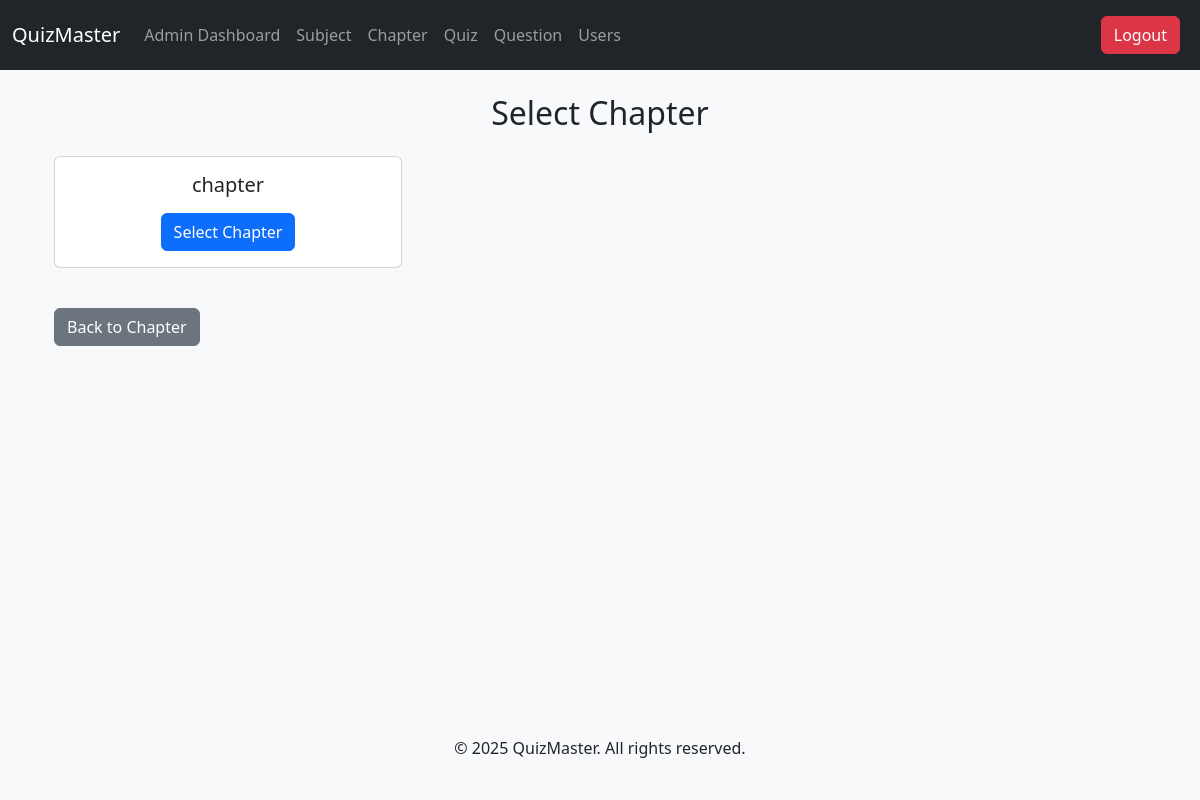
/quiz/select-chapter/1 (signed in), run on an earlier commit of the app's database.
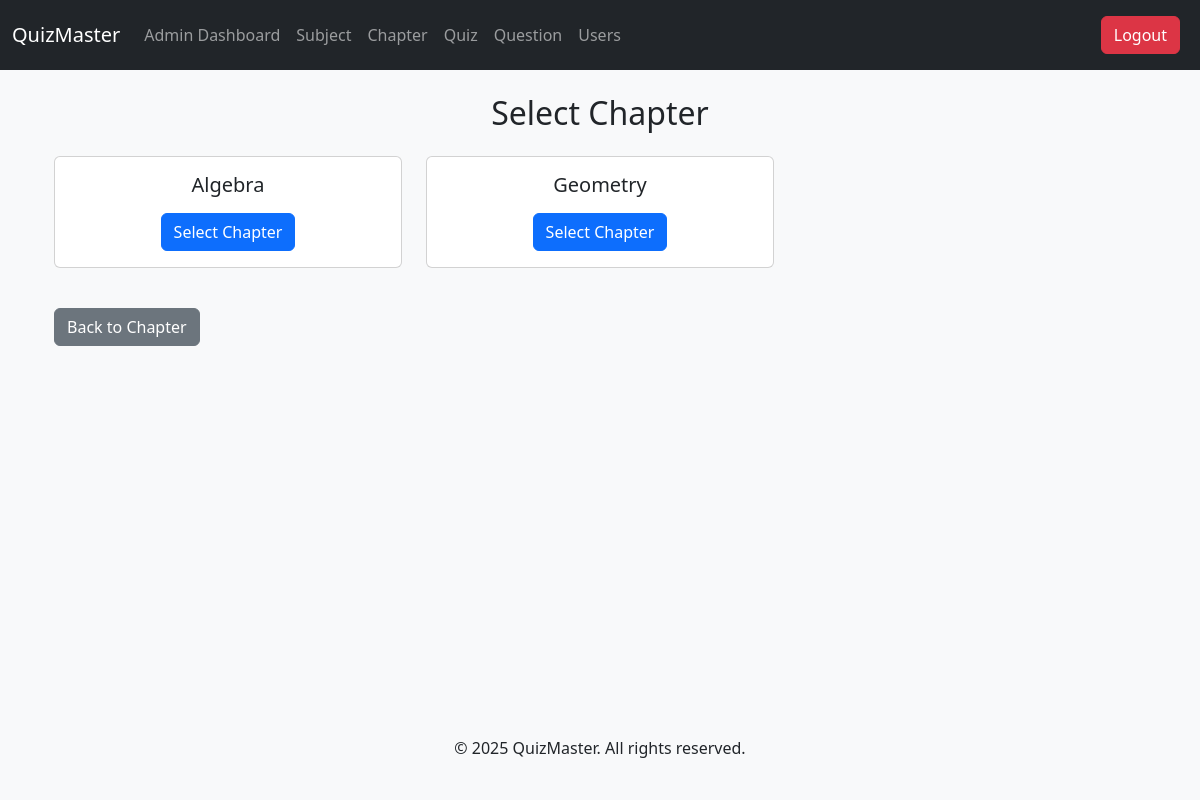
And on a later commit of the database.
### tables this page shows
CREATE TABLE chapters (
            id INTEGER PRIMARY KEY AUTOINCREMENT,
            subject_id INTEGER,
            name TEXT NOT NULL,
            description TEXT,
            additional_fields TEXT,
            FOREIGN KEY (subject_id) REFERENCES subjects (id)
        );

### app.py (the view)
@app.route('/quiz/select-chapter/<int:subject_id>', methods=['GET'])
def get_chapters(subject_id):
    conn = sqlite3.connect('database.db')
    cursor = conn.cursor()
    cursor.execute("SELECT id, name FROM chapters WHERE subject_id=?", (subject_id,))
    chapters = cursor.fetchall()
    conn.close()
    return render_template('select_chapter.html', chapters=chapters)

### app.py (called while the page is built)
@login_manager.user_loader
def load_user(user_id):
    conn = sqlite3.connect('database.db')
    cursor = conn.cursor()
    cursor.execute("SELECT id, username, role FROM users WHERE id=?", (user_id,))
    user = cursor.fetchone()
    conn.close()
    if user:
        return User(user[0], user[1], user[2])
    return None

### templates/select_chapter.html (shortened to what this page needs)
{% extends "base.html" %}
{% block content %}
<div class="container">
    <h2 class="text-center">Select Chapter</h2>
    <div class="row mt-4">
        {% for chapter in chapters %}
            <div class="col-md-4 mb-4">
                <div class="card">
                    <div class="card-body text-center">
                        <h5 class="card-title">{{ chapter[1] }}</h5>
                        <a href="/quiz/quiz/{{ chapter[0] }}" class="btn btn-primary">Select Chapter</a>
                    </div>
                </div>
            </div>
        {% endfor %}
    </div>
    <a href="/admin/chapter" class="btn btn-secondary mt-3">Back to Chapter</a>
</div>
{% endblock %}

What changed in the data, as far as the page shows it:
removed chapters: name "chapter"
added chapters: name "Algebra"
added chapters: name "Geometry"
